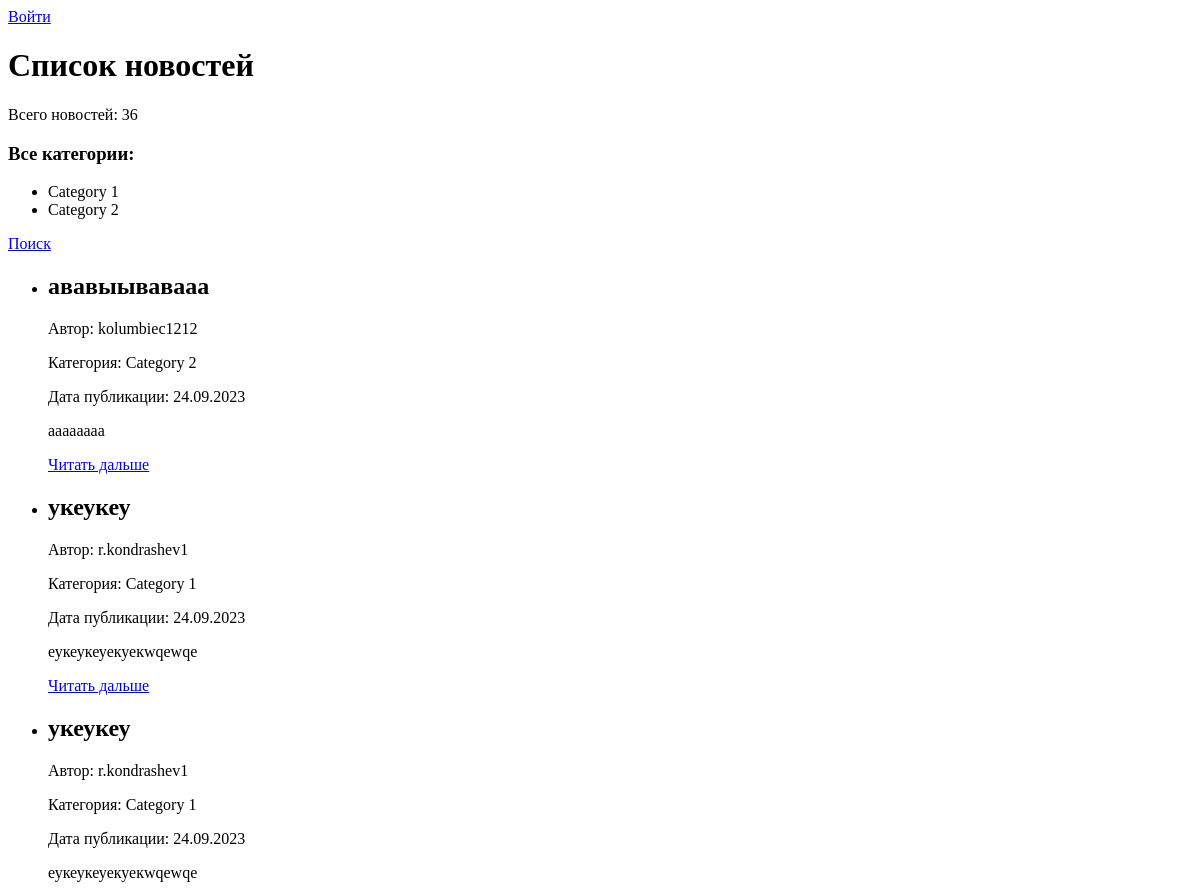
Before: /news/ (upper part) with the older database file.
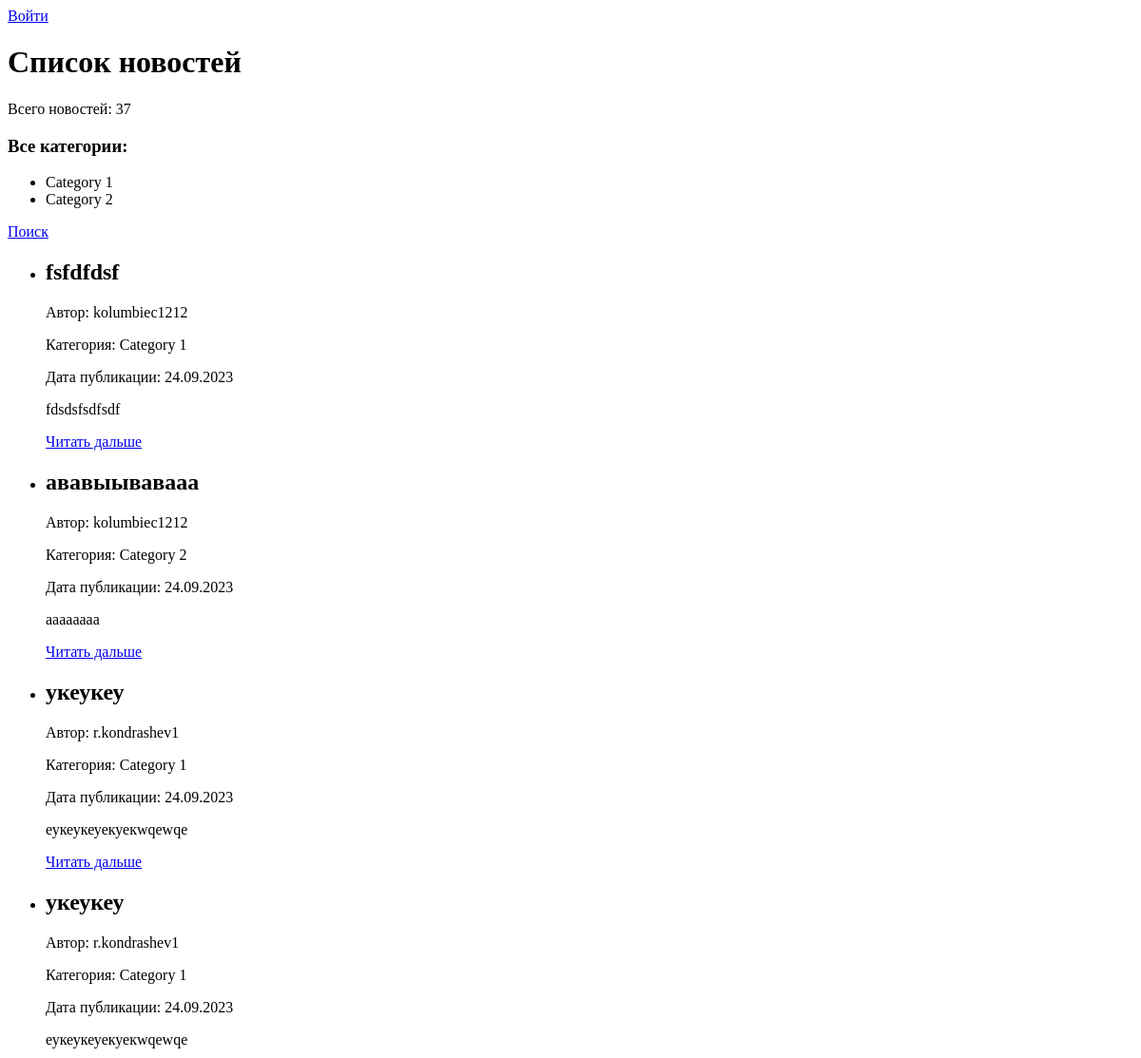
After: the same page with the newer database file.
### news/models.py (models this page shows, shortened)
class Category(models.Model):
    name = models.CharField(max_length=100, unique=True)
    subscribers = models.ManyToManyField(User, related_name='subscribed_categories', blank=True)
    def __str__(self):
        return self.name

class Post(models.Model):
    author = models.ForeignKey(Author, on_delete=models.CASCADE)
    post_type = models.CharField(max_length=10, choices=[
                                 ('статья', 'Статья'), ('новость', 'Новость')])
    created_at = models.DateTimeField(auto_now_add=True)
    categories = models.ManyToManyField(Category, through='PostCategory')
    title = models.CharField(max_length=200)
    text = models.TextField()
    rating = models.IntegerField(default=0)

class Author(models.Model):
    user = models.OneToOneField(User, on_delete=models.CASCADE)
    rating = models.IntegerField(default=0)

class PostCategory(models.Model):
    post = models.ForeignKey(Post, on_delete=models.CASCADE)
    category = models.ForeignKey(Category, on_delete=models.CASCADE)

### news/views.py (the view)
# urls.py: path('news/', views.news_list, name='news_list'),
def news_list(request):
    posts = Post.objects.order_by('-created_at')
    categories = Category.objects.all()
    return render(request, 'news/news_list.html', {'posts': posts, 'categories': categories})

### news/templatetags/auth_extras.py (called while the page is built)
@register.filter(name='has_group')
def has_group(user, group_name):
    group = Group.objects.get(name=group_name)
    return True if group in user.groups.all() else False

### news/templates/news/news_list.html (shortened to what this page needs)
{% extends 'default.html' %} {% load auth_extras %}
{% block content %}
<h1>Список новостей</h1>
<p>Всего новостей: {{ posts|length }}</p>
<div>
	<h3>Все категории:</h3>
    <ul>
        {% for category in categories %}
            <li>
                    {{ category.name }}
            </li>
        {% endfor %}
    </ul>
</div>
<p><a href="{% url 'news_search' %}">Поиск</a></p>
<ul>
	{% for post in posts %}
	<li>
		<h2>{{ post.title }}</h2>
		<p>Автор: {{post.author.user.username}}</p>
		<p>Категория: {{post.postcategory_set.first.category}}</p>
		<p>Дата публикации: {{ post.created_at|date:"d.m.Y" }}</p>
		<p>{{ post.text|truncatewords:20 }}</p>
		<a href="{% url 'news_detail' post.id %}">Читать дальше</a>
	</li>
	{% endfor %}
</ul>
{% endblock %}

Changed rows visible on the page:
added Post: title "fsfdfdsf", author.user.username "kolumbiec1212", postcategory_set.first.category "Category 1", created_at "24.09.2023", text "fdsdsfsdfsdf"
Other visible differences:
{{ posts|length }}: "36" → "37"
